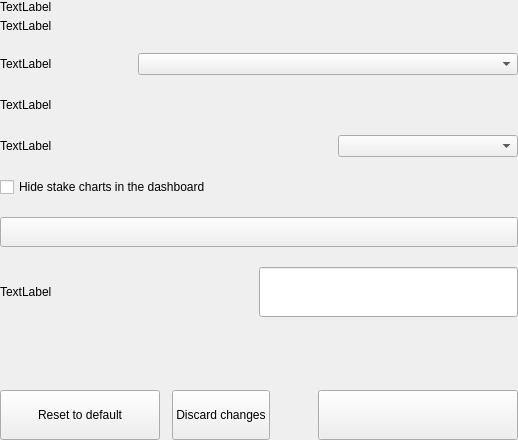
<?xml version="1.0" encoding="UTF-8"?>
<ui version="4.0">
 <class>SettingsDisplayOptionsWidget</class>
 <widget class="QWidget" name="SettingsDisplayOptionsWidget">
  <property name="geometry">
   <rect>
    <x>0</x>
    <y>0</y>
    <width>518</width>
    <height>440</height>
   </rect>
  </property>
  <property name="windowTitle">
   <string>Form</string>
  </property>
  <layout class="QVBoxLayout" name="verticalLayout">
   <property name="spacing">
    <number>0</number>
   </property>
   <property name="leftMargin">
    <number>0</number>
   </property>
   <property name="topMargin">
    <number>0</number>
   </property>
   <property name="rightMargin">
    <number>0</number>
   </property>
   <property name="bottomMargin">
    <number>0</number>
   </property>
   <item>
    <widget class="QWidget" name="left" native="true">
     <layout class="QVBoxLayout" name="verticalLayout_3">
      <property name="leftMargin">
       <number>0</number>
      </property>
      <property name="topMargin">
       <number>0</number>
      </property>
      <property name="rightMargin">
       <number>0</number>
      </property>
      <property name="bottomMargin">
       <number>0</number>
      </property>
      <item>
       <layout class="QVBoxLayout" name="verticalLayout_2">
        <property name="spacing">
         <number>20</number>
        </property>
        <item>
         <layout class="QHBoxLayout" name="horizontalLayout_3">
          <property name="spacing">
           <number>0</number>
          </property>
          <item>
           <layout class="QVBoxLayout" name="verticalLayoutTitle">
            <property name="spacing">
             <number>5</number>
            </property>
            <item>
             <widget class="QLabel" name="labelTitle">
              <property name="text">
               <string>TextLabel</string>
              </property>
             </widget>
            </item>
            <item>
             <widget class="QLabel" name="labelSubtitle1">
              <property name="text">
               <string>TextLabel</string>
              </property>
              <property name="wordWrap">
               <bool>true</bool>
              </property>
             </widget>
            </item>
           </layout>
          </item>
         </layout>
        </item>
        <item>
         <layout class="QHBoxLayout" name="horizontalLayout_2">
          <item>
           <widget class="QLabel" name="labelTitleLanguage">
            <property name="text">
             <string>TextLabel</string>
            </property>
           </widget>
          </item>
          <item>
           <spacer name="horizontalSpacer_3">
            <property name="orientation">
             <enum>Qt::Horizontal</enum>
            </property>
            <property name="sizeHint" stdset="0">
             <size>
              <width>40</width>
              <height>20</height>
             </size>
            </property>
           </spacer>
          </item>
          <item>
           <widget class="QComboBox" name="comboBoxLanguage">
            <property name="minimumSize">
             <size>
              <width>380</width>
              <height>0</height>
             </size>
            </property>
            <property name="maximumSize">
             <size>
              <width>280</width>
              <height>16777215</height>
             </size>
            </property>
           </widget>
          </item>
         </layout>
        </item>
        <item>
         <layout class="QHBoxLayout" name="horizontalPercentagezDdr">
          <item>
           <widget class="QLabel" name="labelTitleUnit">
            <property name="text">
             <string>TextLabel</string>
            </property>
           </widget>
          </item>
          <item>
           <spacer name="horizontalSpacerPercentagezDdr">
            <property name="orientation">
             <enum>Qt::Horizontal</enum>
            </property>
            <property name="sizeHint" stdset="0">
             <size>
              <width>40</width>
              <height>20</height>
             </size>
            </property>
           </spacer>
          </item>
          <item>
           <widget class="QValueComboBox" name="comboBoxUnit" native="true">
            <property name="minimumSize">
             <size>
              <width>180</width>
              <height>0</height>
             </size>
            </property>
            <property name="maximumSize">
             <size>
              <width>180</width>
              <height>16777215</height>
             </size>
            </property>
           </widget>
          </item>
         </layout>
        </item>
        <item>
         <layout class="QHBoxLayout" name="horizontalDenomzDdr">
          <item>
           <widget class="QLabel" name="labelTitleDigits">
            <property name="text">
             <string>TextLabel</string>
            </property>
           </widget>
          </item>
          <item>
           <spacer name="horizontalDenomzDdr_1">
            <property name="orientation">
             <enum>Qt::Horizontal</enum>
            </property>
            <property name="sizeHint" stdset="0">
             <size>
              <width>40</width>
              <height>20</height>
             </size>
            </property>
           </spacer>
          </item>
          <item>
           <widget class="QComboBox" name="comboBoxDigits">
            <property name="minimumSize">
             <size>
              <width>180</width>
              <height>0</height>
             </size>
            </property>
            <property name="maximumSize">
             <size>
              <width>180</width>
              <height>16777215</height>
             </size>
            </property>
           </widget>
          </item>
         </layout>
        </item>
        <item>
         <layout class="QHBoxLayout" name="horizontalHideCharts">
          <item>
           <widget class="QCheckBox" name="checkBoxHideCharts">
            <property name="text">
             <string>Hide stake charts in the dashboard</string>
            </property>
           </widget>
          </item>
         </layout>
        </item>
        <item>
         <widget class="QPushButton" name="pushButtonSwitchBalance">
          <property name="minimumSize">
           <size>
            <width>0</width>
            <height>30</height>
           </size>
          </property>
          <property name="focusPolicy">
           <enum>Qt::NoFocus</enum>
          </property>
          <property name="text">
           <string/>
          </property>
          <property name="checkable">
           <bool>true</bool>
          </property>
         </widget>
        </item>
        <item>
         <layout class="QHBoxLayout" name="horizontalLayout" stretch="1,1">
          <property name="spacing">
           <number>0</number>
          </property>
          <item>
           <widget class="QLabel" name="labelTitleUrl">
            <property name="text">
             <string>TextLabel</string>
            </property>
           </widget>
          </item>
          <item>
           <widget class="QLineEdit" name="lineEditUrl">
            <property name="minimumSize">
             <size>
              <width>0</width>
              <height>50</height>
             </size>
            </property>
            <property name="maximumSize">
             <size>
              <width>16777215</width>
              <height>50</height>
             </size>
            </property>
           </widget>
          </item>
         </layout>
        </item>
        <item>
         <spacer name="verticalSpacer">
          <property name="orientation">
           <enum>Qt::Vertical</enum>
          </property>
          <property name="sizeHint" stdset="0">
           <size>
            <width>20</width>
            <height>40</height>
           </size>
          </property>
         </spacer>
        </item>
        <item>
         <layout class="QHBoxLayout" name="horizontalReset">
          <property name="spacing">
           <number>12</number>
          </property>
          <item>
           <widget class="QPushButton" name="pushButtonReset">
            <property name="minimumSize">
             <size>
              <width>160</width>
              <height>50</height>
             </size>
            </property>
            <property name="maximumSize">
             <size>
              <width>50</width>
              <height>16777215</height>
             </size>
            </property>
            <property name="focusPolicy">
             <enum>Qt::NoFocus</enum>
            </property>
            <property name="text">
             <string>Reset to default</string>
            </property>
           </widget>
          </item>
          <item>
           <widget class="QPushButton" name="pushButtonClean">
            <property name="minimumSize">
             <size>
              <width>0</width>
              <height>50</height>
             </size>
            </property>
            <property name="focusPolicy">
             <enum>Qt::NoFocus</enum>
            </property>
            <property name="text">
             <string>Discard changes</string>
            </property>
           </widget>
          </item>
          <item>
           <spacer name="horizontalSpacer_5">
            <property name="orientation">
             <enum>Qt::Horizontal</enum>
            </property>
            <property name="sizeType">
             <enum>QSizePolicy::Expanding</enum>
            </property>
            <property name="sizeHint" stdset="0">
             <size>
              <width>40</width>
              <height>20</height>
             </size>
            </property>
           </spacer>
          </item>
          <item>
           <widget class="QPushButton" name="pushButtonSave">
            <property name="minimumSize">
             <size>
              <width>200</width>
              <height>50</height>
             </size>
            </property>
            <property name="maximumSize">
             <size>
              <width>200</width>
              <height>50</height>
             </size>
            </property>
            <property name="focusPolicy">
             <enum>Qt::NoFocus</enum>
            </property>
            <property name="text">
             <string/>
            </property>
           </widget>
          </item>
         </layout>
        </item>
       </layout>
      </item>
     </layout>
    </widget>
   </item>
  </layout>
 </widget>
 <customwidgets>
  <customwidget>
   <class>QValueComboBox</class>
   <extends>QWidget</extends>
   <header>qvaluecombobox.h</header>
  </customwidget>
 </customwidgets>
 <resources/>
 <connections/>
</ui>
